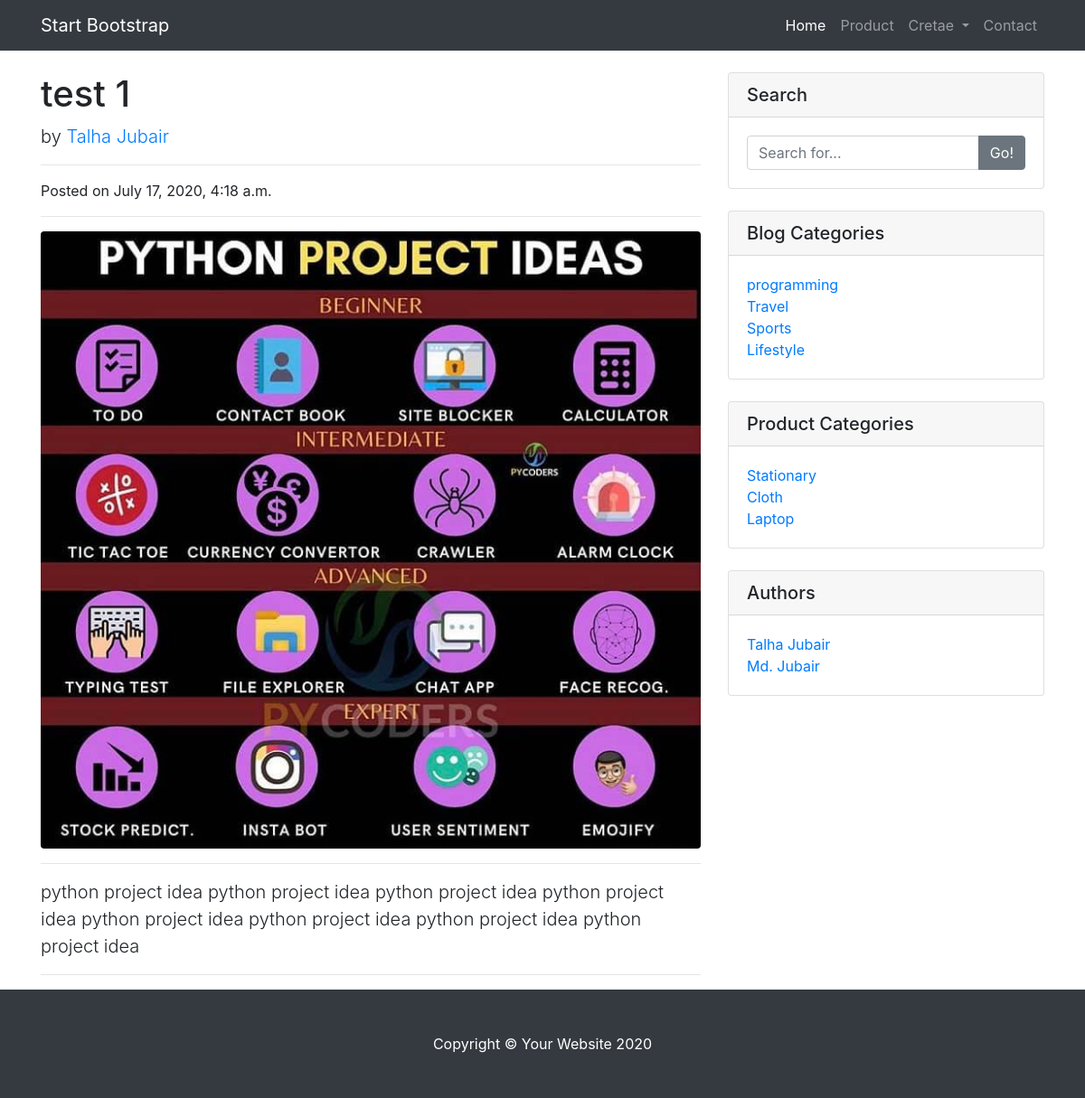
Page /blog/detail/5 on the committed database.
### blog/models.py (models this page shows, shortened)
class Post(models.Model):
    title = models.CharField(max_length=50)
    photo = models.ImageField(upload_to='blog')
    date = models.DateTimeField(auto_now_add=True)
    body = models.TextField()
    author = models.ForeignKey(User, on_delete=models.CASCADE)
    category = models.ForeignKey(Category, on_delete=models.CASCADE)

class Profile(models.Model):
    full_name = models.CharField(max_length=50)
    user = models.OneToOneField(User, on_delete=models.CASCADE)

class Category(models.Model):
    name = models.CharField(max_length=50)

### product/models.py (models this page shows, shortened)
class Category(models.Model):
    name = models.CharField(max_length=50)

### blog/views.py (the view)
# urls.py: path('detail/<int:id>', views.detail_post, name="detail-post"),
def detail_post(request, id):
    post_obj = Post.objects.get(id=id)
    context = {'post': post_obj}
    return render(request, 'blog/post_detail.html', context)

### bs4_blog/custom_context.py (called while the page is built)
def my_context(request):
    categories = Category.objects.all()
    profile = Profile.objects.all()
    p_ctg = product_category.objects.all()
    return {'categories': categories, 'profile': profile, 'p_ctg': p_ctg}

### templates/blog/post_detail.html
{% extends 'base.html' %}
{% block content %}
      <div class="col-lg-8">
        <h1 class="mt-4">{{ post.title }}</h1>
        <p class="lead">
          by
          <a href="#">{{ post.author.profile.full_name }}</a>
        </p>
        <hr>
        <p>Posted on {{ post.date }}</p>
        <hr>
        <img class="img-fluid rounded" src="{{ post.photo.url }}" alt="">
        <hr>
        <p class="lead">{{ post.body }}</p>
        <hr>
      </div>
      {% endblock  %}

### templates/base.html (shortened to what this page needs)
{% load static %}
<!DOCTYPE html>
<html lang="en">
  <head>
    <link
      href="{% static 'bootstrap/css/bootstrap.min.css' %}"
      rel="stylesheet"
    />
    <link href="{% static 'css/blog-home.css' %}" rel="stylesheet" />
  </head>
  <body>
    <nav class="navbar navbar-expand-lg navbar-dark bg-dark fixed-top">
      <div class="container">
        <a class="navbar-brand" href="/">Start Bootstrap</a>
        <div class="collapse navbar-collapse" id="navbarResponsive">
          <ul class="navbar-nav ml-auto">
            <li class="nav-item active">
              <a class="nav-link" href="/">Home</a>
            </li>
            <li class="nav-item">
              <a class="nav-link" href="{% url 'product-list' %}">Product</a>
            </li>
            <li class="nav-item dropdown">
              <a
                class="nav-link dropdown-toggle"
                href="#"
                id="navbarDropdown"
                role="button"
                data-toggle="dropdown"
                aria-haspopup="true"
                aria-expanded="false"
              >
                Cretae
              </a>
            </li>
            <li class="nav-item">
              <a class="nav-link" href="#">Contact</a>
            </li>
          </ul>
        </div>
      </div>
    </nav>
    <div class="container">
      <div class="row">
        {% block content %} {% endblock %}
        <div class="col-md-4">
          <div class="card my-4">
            <h5 class="card-header">Search</h5>
            <div class="card-body">
              <form action="/blog/search" method="POST">
                <div class="input-group">
                  <input
                    type="text"
                    class="form-control"
                    name="search_keyword"
                    id="s"
                    type="submit"
                    placeholder="Search for..."
                  />
                  <span class="input-group-append">
                    <button
                      class="btn btn-secondary"
                      id="s"
                      type="submit"
                      type="button"
                    >
                      Go!
                    </button>
                  </span>
                </div>
              </form>
            </div>
          </div>
          <div class="card my-4">
            <h5 class="card-header">Blog Categories</h5>
            <div class="card-body">
              <div class="row">
                <div class="col-lg-6">
                  <ul class="list-unstyled mb-0">
                    {% for ctg in categories %}
                    <li>
                      <a href="{% url 'category-post' ctg.name %}"
                        >{{ ctg.name }}</a
                      >
                    </li>
                    {% endfor %}
                  </ul>
                </div>
              </div>
            </div>
          </div>
          <div class="card my-4">
            <h5 class="card-header">Product Categories</h5>
            <div class="card-body">
              <div class="row">
                <div class="col-lg-6">
                  <ul class="list-unstyled mb-0">
                    {% for product_ctg in p_ctg %}
                    <li>
                      <a href="{% url 'p-category-post' product_ctg.name %}"
                        >{{ product_ctg.name }}</a
                      >
                    </li>
                    {% endfor %}
                  </ul>
                </div>
              </div>
            </div>
          </div>
          <div class="card my-4">
            <h5 class="card-header">Authors</h5>
            <div class="card-body">
              <div class="row">
                <div class="col-lg-6">
                  <ul class="list-unstyled mb-0">
                    {% for profiles in profile %}
                    <li>
                      <a href="#">{{ profiles.full_name }}</a>
                    </li>
                    {% endfor %}
                  </ul>
                </div>
              </div>
            </div>
          </div>
        </div>
      </div>
    </div>
    <footer class="py-5 bg-dark">
      <div class="container">
        <p class="m-0 text-center text-white">
          Copyright &copy; Your Website 2020
        </p>
      </div>
    </footer>
  </body>
</html>

### static/css/blog-home.css (style rules this page uses)
body { padding-top: 56px; }

### rows in the picture
Post: title "test 1", author.profile.full_name "Talha Jubair", date "July 17, 2020, 4:18 a.m.", photo (picture), body "python project idea python project idea python project idea python project idea python project idea python project idea python project idea python project idea"
Category: name "programming"
Category: name "Travel"
Category: name "Sports"
Category: name "Lifestyle"
Category: name "Stationary"
Category: name "Cloth"
Category: name "Laptop"
Profile: full_name "Talha Jubair"
Profile: full_name "Md. Jubair"
